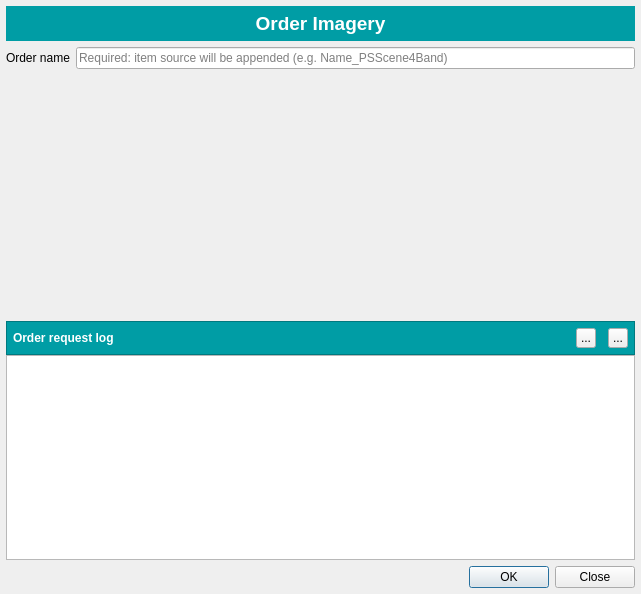
<?xml version="1.0" encoding="UTF-8"?>
<ui version="4.0">
 <class>dlgOrders</class>
 <widget class="QDialog" name="dlgOrders">
  <property name="geometry">
   <rect>
    <x>0</x>
    <y>0</y>
    <width>641</width>
    <height>594</height>
   </rect>
  </property>
  <property name="windowTitle">
   <string>Orders</string>
  </property>
  <layout class="QVBoxLayout" name="verticalLayout">
   <property name="leftMargin">
    <number>6</number>
   </property>
   <property name="topMargin">
    <number>6</number>
   </property>
   <property name="rightMargin">
    <number>6</number>
   </property>
   <property name="bottomMargin">
    <number>6</number>
   </property>
   <item>
    <widget class="QFrame" name="frameTitle">
     <property name="sizePolicy">
      <sizepolicy hsizetype="Preferred" vsizetype="Maximum">
       <horstretch>0</horstretch>
       <verstretch>0</verstretch>
      </sizepolicy>
     </property>
     <property name="styleSheet">
      <string notr="true">background-color: rgb(0, 157, 165);</string>
     </property>
     <layout class="QHBoxLayout" name="horizontalLayout">
      <property name="leftMargin">
       <number>6</number>
      </property>
      <property name="topMargin">
       <number>6</number>
      </property>
      <property name="rightMargin">
       <number>6</number>
      </property>
      <property name="bottomMargin">
       <number>6</number>
      </property>
      <item>
       <widget class="QLabel" name="lblOrder">
        <property name="font">
         <font>
          <pointsize>14</pointsize>
          <weight>75</weight>
          <bold>true</bold>
         </font>
        </property>
        <property name="styleSheet">
         <string notr="true">color: rgb(255, 255, 255);</string>
        </property>
        <property name="text">
         <string>Order Imagery</string>
        </property>
        <property name="alignment">
         <set>Qt::AlignCenter</set>
        </property>
       </widget>
      </item>
     </layout>
    </widget>
   </item>
   <item>
    <widget class="QFrame" name="frameName">
     <property name="sizePolicy">
      <sizepolicy hsizetype="Preferred" vsizetype="Maximum">
       <horstretch>0</horstretch>
       <verstretch>0</verstretch>
      </sizepolicy>
     </property>
     <layout class="QHBoxLayout" name="horizontalLayout_2">
      <property name="spacing">
       <number>6</number>
      </property>
      <property name="leftMargin">
       <number>0</number>
      </property>
      <property name="topMargin">
       <number>0</number>
      </property>
      <property name="rightMargin">
       <number>0</number>
      </property>
      <property name="bottomMargin">
       <number>0</number>
      </property>
      <item>
       <widget class="QLabel" name="lblName">
        <property name="text">
         <string>Order name</string>
        </property>
       </widget>
      </item>
      <item>
       <widget class="QLineEdit" name="leName">
        <property name="placeholderText">
         <string>Required: item source will be appended (e.g. Name_PSScene4Band)</string>
        </property>
        <property name="clearButtonEnabled">
         <bool>true</bool>
        </property>
       </widget>
      </item>
     </layout>
    </widget>
   </item>
   <item>
    <widget class="QScrollArea" name="scrollAreaItemTypes">
     <property name="frameShape">
      <enum>QFrame::NoFrame</enum>
     </property>
     <property name="widgetResizable">
      <bool>true</bool>
     </property>
     <property name="alignment">
      <set>Qt::AlignCenter</set>
     </property>
     <widget class="QWidget" name="scrollAreaItemTypesContents">
      <property name="geometry">
       <rect>
        <x>0</x>
        <y>0</y>
        <width>629</width>
        <height>240</height>
       </rect>
      </property>
      <layout class="QVBoxLayout" name="verticalLayout_2">
       <property name="leftMargin">
        <number>0</number>
       </property>
       <property name="topMargin">
        <number>0</number>
       </property>
       <property name="rightMargin">
        <number>0</number>
       </property>
       <property name="bottomMargin">
        <number>0</number>
       </property>
      </layout>
     </widget>
    </widget>
   </item>
   <item>
    <widget class="QFrame" name="frameOrderLog">
     <property name="minimumSize">
      <size>
       <width>0</width>
       <height>200</height>
      </size>
     </property>
     <layout class="QVBoxLayout" name="verticalLayout_3">
      <property name="spacing">
       <number>0</number>
      </property>
      <property name="leftMargin">
       <number>0</number>
      </property>
      <property name="topMargin">
       <number>0</number>
      </property>
      <property name="rightMargin">
       <number>0</number>
      </property>
      <property name="bottomMargin">
       <number>0</number>
      </property>
      <item>
       <widget class="QFrame" name="frameOrderLogTitle">
        <property name="styleSheet">
         <string notr="true">QFrame {
    background-color: rgb(0, 157, 165);
}</string>
        </property>
        <property name="frameShape">
         <enum>QFrame::StyledPanel</enum>
        </property>
        <property name="frameShadow">
         <enum>QFrame::Raised</enum>
        </property>
        <layout class="QHBoxLayout" name="horizontalLayout_3">
         <property name="leftMargin">
          <number>6</number>
         </property>
         <property name="topMargin">
          <number>6</number>
         </property>
         <property name="rightMargin">
          <number>6</number>
         </property>
         <property name="bottomMargin">
          <number>6</number>
         </property>
         <item>
          <widget class="QLabel" name="lblOrderLog">
           <property name="font">
            <font>
             <weight>75</weight>
             <bold>true</bold>
            </font>
           </property>
           <property name="styleSheet">
            <string notr="true">color: rgb(255, 255, 255);</string>
           </property>
           <property name="text">
            <string>Order request log</string>
           </property>
          </widget>
         </item>
         <item>
          <widget class="QToolButton" name="btnCopyLog">
           <property name="maximumSize">
            <size>
             <width>20</width>
             <height>20</height>
            </size>
           </property>
           <property name="toolTip">
            <string>Copy log to clipboard</string>
           </property>
           <property name="text">
            <string>...</string>
           </property>
           <property name="icon">
            <iconset resource="../resources/resources.qrc">
             <normaloff>:/plugins/planet_explorer/copy.svg</normaloff>:/plugins/planet_explorer/copy.svg</iconset>
           </property>
           <property name="iconSize">
            <size>
             <width>16</width>
             <height>16</height>
            </size>
           </property>
          </widget>
         </item>
         <item>
          <spacer name="horizontalSpacer">
           <property name="orientation">
            <enum>Qt::Horizontal</enum>
           </property>
           <property name="sizeType">
            <enum>QSizePolicy::Fixed</enum>
           </property>
           <property name="sizeHint" stdset="0">
            <size>
             <width>6</width>
             <height>0</height>
            </size>
           </property>
          </spacer>
         </item>
         <item>
          <widget class="QToolButton" name="btnOrderLogClose">
           <property name="maximumSize">
            <size>
             <width>20</width>
             <height>20</height>
            </size>
           </property>
           <property name="toolTip">
            <string>Close log</string>
           </property>
           <property name="text">
            <string>...</string>
           </property>
           <property name="icon">
            <iconset resource="../resources/resources.qrc">
             <normaloff>:/plugins/planet_explorer/close-down.svg</normaloff>:/plugins/planet_explorer/close-down.svg</iconset>
           </property>
           <property name="iconSize">
            <size>
             <width>18</width>
             <height>18</height>
            </size>
           </property>
          </widget>
         </item>
        </layout>
       </widget>
      </item>
      <item>
       <widget class="QTextBrowser" name="tbOrderLog">
        <property name="openExternalLinks">
         <bool>true</bool>
        </property>
       </widget>
      </item>
     </layout>
    </widget>
   </item>
   <item>
    <widget class="QDialogButtonBox" name="buttonBox">
     <property name="orientation">
      <enum>Qt::Horizontal</enum>
     </property>
     <property name="standardButtons">
      <set>QDialogButtonBox::Close|QDialogButtonBox::Ok</set>
     </property>
    </widget>
   </item>
  </layout>
 </widget>
 <resources>
  <include location="../resources/resources.qrc"/>
 </resources>
 <connections/>
</ui>
